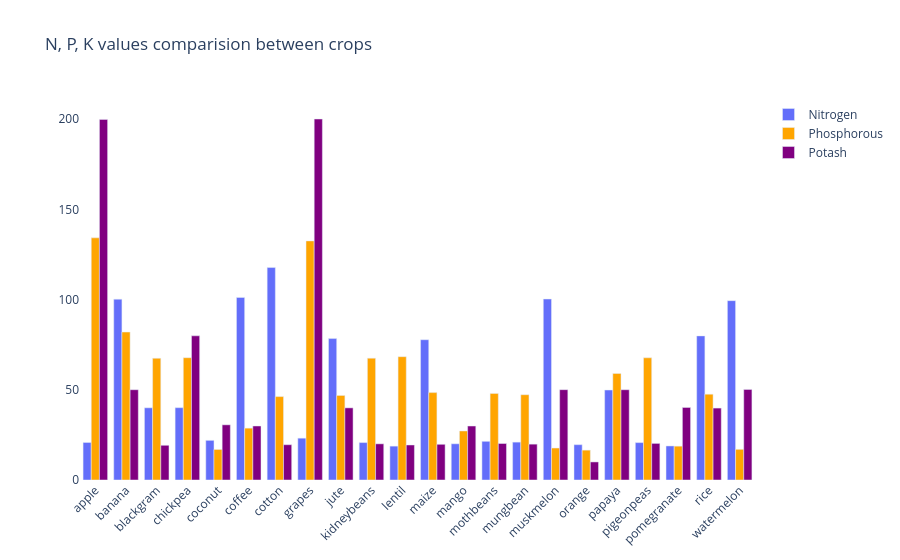

Here is the notebook cell this chart was saved with:
### Code cell
fig = go.Figure()
fig.add_trace(go.Bar(
    x=crop_summary.index,
    y=crop_summary['N'],
    name='Nitrogen',
    marker_color='dark blue'
))
fig.add_trace(go.Bar(
    x=crop_summary.index,
    y=crop_summary['P'],
    name='Phosphorous',
    marker_color='orange'
))
fig.add_trace(go.Bar(
    x=crop_summary.index,
    y=crop_summary['K'],
    name='Potash',
    marker_color='purple'
))

fig.update_layout(title="N, P, K values comparision between crops",
                  plot_bgcolor='white',
                  barmode='group',
                  xaxis_tickangle=-45)

fig.show()

### Figure 1 — Plotly figure (JSON) as saved in the notebook; plotly's stock layout.template omitted (floating-point values rounded to 4 significant figures)
{"data": [{"marker": {"color": "dark blue"}, "name": "Nitrogen", "type": "bar", "x": ["apple", "banana", "blackgram", "chickpea", "coconut", "coffee", "cotton", "grapes", "jute", "kidneybeans", "lentil", "maize", "mango", "mothbeans", "mungbean", "muskmelon", "orange", "papaya", "pigeonpeas", "pomegranate", "rice", "watermelon"], "y": [20.8, 100.2, 40.02, 40.09, 21.98, 101.2, 117.8, 23.18, 78.4, 20.75, 18.77, 77.76, 20.07, 21.44, 20.99, 100.3, 19.58, 49.88, 20.73, 18.87, 79.89, 99.42]}, {"marker": {"color": "orange"}, "name": "Phosphorous", "type": "bar", "x": ["apple", "banana", "blackgram", "chickpea", "coconut", "coffee", "cotton", "grapes", "jute", "kidneybeans", "lentil", "maize", "mango", "mothbeans", "mungbean", "muskmelon", "orange", "papaya", "pigeonpeas", "pomegranate", "rice", "watermelon"], "y": [134.2, 82.01, 67.47, 67.79, 16.93, 28.74, 46.24, 132.5, 46.86, 67.54, 68.36, 48.44, 27.18, 48.01, 47.28, 17.72, 16.55, 59.05, 67.73, 18.75, 47.58, 17.0]}, {"marker": {"color": "purple"}, "name": "Potash", "type": "bar", "x": ["apple", "banana", "blackgram", "chickpea", "coconut", "coffee", "cotton", "grapes", "jute", "kidneybeans", "lentil", "maize", "mango", "mothbeans", "mungbean", "muskmelon", "orange", "papaya", "pigeonpeas", "pomegranate", "rice", "watermelon"], "y": [199.9, 50.05, 19.24, 79.92, 30.59, 29.94, 19.56, 200.1, 39.99, 20.05, 19.41, 19.79, 29.92, 20.23, 19.87, 50.08, 10.01, 50.04, 20.29, 40.21, 39.87, 50.22]}], "layout": {"barmode": "group", "plot_bgcolor": "white", "title": {"text": "N, P, K values comparision between crops"}, "xaxis": {"tickangle": -45}}}
